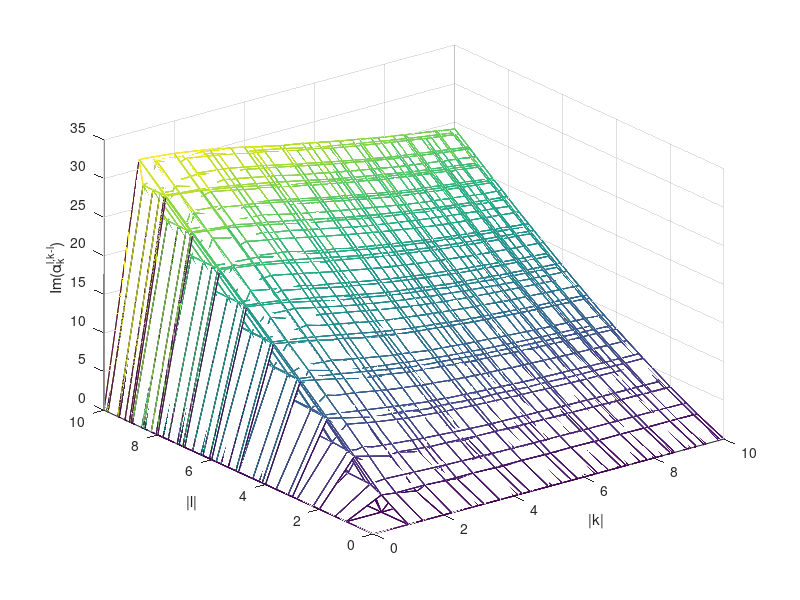

MATLAB code to generate this figure:
% function to compute alpha_{k,l} constants to be used in conv_grid.m
% script saves as temp10.mat so if this changes change accordingly rest of
% scripts
% Author: N. Kantas, July 2012

clear
tic 

magnitude=inline('sqrt(x(1)^2+x(2)^2)','x');

magnitude_mesh=inline('sqrt(x1.^2+x2.^2)','x1','x2');

lambda_k=inline('((2*pi/L)^2)*(x(1)^2+x(2)^2)','x','L');

lambda_k_mesh=inline('((2*pi/L)^2)*(x1.^2+x2.^2)','x1','x2','L');


dot_kl=inline('abs(x(1)^2+x(2)^2 - x(1)*y(1)-x(2)*y(2))','x','y'); % x, y 2-D vectors

cross_kl=inline('abs(x(1)*y(2)-x(2)*y(1))','x','y'); % x, y 2-D vectors

% torus size
L=2;

% discretisation of k=[k_x;k_y] with max k_x = max k_y = k_max  
k_max=10;

lambda2=k_max^2*4*(pi^2)/(L^2);

% X and Y components of k on grid
[X,Y]=meshgrid(-k_max:1:k_max,-k_max:1:k_max);

% indicator whether point on grid is in circle
Z=[magnitude_mesh(X,Y)<=k_max];

% number of elements in X,Y,Z
indx=2*k_max+1;

% vector of nonzero elements (in Z)
active_grid=find(Z>0)';
size_active=size(active_grid,2);

% init alpha
alpha=zeros(size_active,size_active);

% brute force computing of alpha
for i1=1:size_active
    ii=active_grid(i1);
    for i2=1:size_active
        ll=active_grid(i2);
        
        
        k=[X(ii);Y(ii)];
        l=[X(ll);Y(ll)]; 
        
        m1=magnitude(k-l);
        m2=magnitude(l);
        m3=magnitude(k);
        
        if m3>0 && m2>0 && m1>0
        	alpha(i1,i2)=dot_kl(k,l)*cross_kl(k,l)/(m3*m2*m1);      
        
        	% if Z(ii)==0 || Z(ll)==0
            %         disp(['....' num2str([Z(ii),Z(ll)])])
            %         pause(.1)
            % disp(['..neeed check..'])
            
        end
    end    
end

alpha=2*pi*alpha/L;

simtime=toc;

ZZZ=magnitude_mesh(X(active_grid),Y(active_grid));

figure
mesh(ZZZ,ZZZ,alpha)
xlabel('|k|')
ylabel('|l|')
zlabel('Im(\alpha_{k}^{l,k-l})')

% saveas(gcf,'alphas10.jpg')
% 
save temp10









